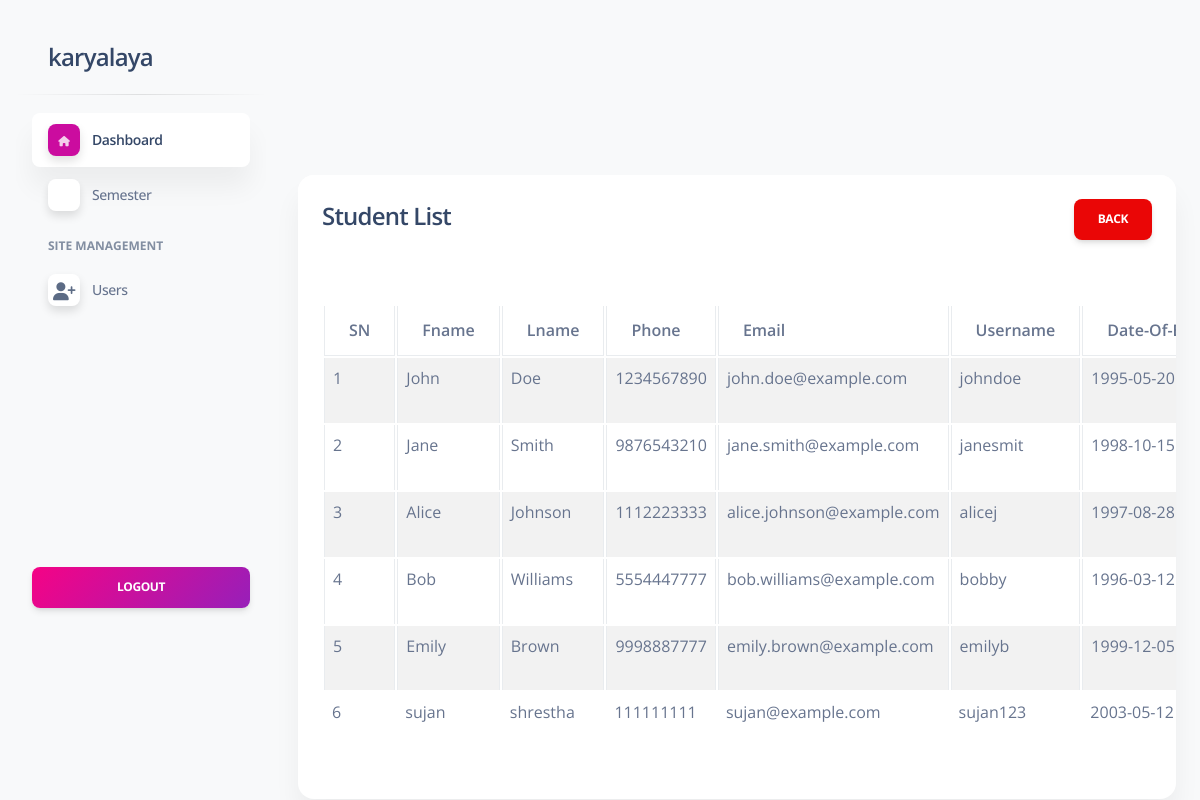
Page /admin/show-student.php (signed in) on the committed database.
### tables this page shows
CREATE TABLE `students` (
  `student_id` int(11) NOT NULL,
  `fname` varchar(20) DEFAULT NULL,
  `lname` varchar(20) DEFAULT NULL,
  `phone` bigint(20) DEFAULT NULL,
  `email` varchar(40) DEFAULT NULL,
  `username` varchar(8) DEFAULT NULL,
  `password` char(255) DEFAULT NULL,
  `dob` date DEFAULT NULL,
  `batch_year` year(4) DEFAULT NULL
);

### admin/show-student.php (the view, shortened to what this page needs)
<?php
include('includes/header.php');
$conn = connection();
$query = "SELECT * FROM students";
$result = mysqli_query($conn, $query);
if ($result && mysqli_num_rows($result) > 0) {
    $students = mysqli_fetch_all($result, MYSQLI_ASSOC);
} else {
    $students = [];
}
?>
<div class="row">
    <div class="col-md-12">
        <div class="card">
            <div class="card-header">
                <h4>Student List
                    <a href="index.php" class="btn btn-danger float-end">Back</a>
                </h4>
            </div>
            <div class="card-body">
                <table class="table table-bordered table-striped">
                    <thead>
                        <tr>
                            <th>SN</th>
                            <th>Fname</th>
                            <th>Lname</th>
                            <th>Phone</th>
                            <th>Email</th>
                            <th>Username</th>
                            <th>Date-Of-Birth</th>
                        </tr>
                    </thead>
                    <tbody>
                    <?php foreach ($students as $key => $student) { ?>
                        <tr>
                            <td><?php echo $key + 1; ?></td>
                            <td><?= htmlspecialchars($student['fname']) ?: 'N/A'; ?></td>
                            <td><?= htmlspecialchars($student['lname']) ?: 'N/A'; ?></td>
                            <td><?= htmlspecialchars($student['phone']) ?: 'N/A'; ?></td>
                            <td><?= htmlspecialchars($student['email']) ?: 'N/A'; ?></td>
                            <td><?= htmlspecialchars($student['username']) ?: 'N/A'; ?></td>
                            <td><?= htmlspecialchars($student['dob']) ?: 'N/A'; ?></td>
                        </tr>
                    <?php } ?>
                    </tbody>
                </table>
            </div>
        </div>
    </div>
</div>

### rows in the picture
students: fname "John", lname "Doe", phone "1234567890", email "john.doe@example.com", username "johndoe", dob "1995-05-20"
students: fname "Jane", lname "Smith", phone "9876543210", email "jane.smith@example.com", username "janesmit", dob "1998-10-15"
students: fname "Alice", lname "Johnson", phone "1112223333", email "alice.johnson@example.com", username "alicej", dob "1997-08-28"
students: fname "Bob", lname "Williams", phone "5554447777", email "bob.williams@example.com", username "bobby", dob "1996-03-12"
students: fname "Emily", lname "Brown", phone "9998887777", email "emily.brown@example.com", username "emilyb", dob "1999-12-05"
students: fname "sujan", lname "shrestha", phone "111111111", email "sujan@example.com", username "sujan123", dob "2003-05-12"
